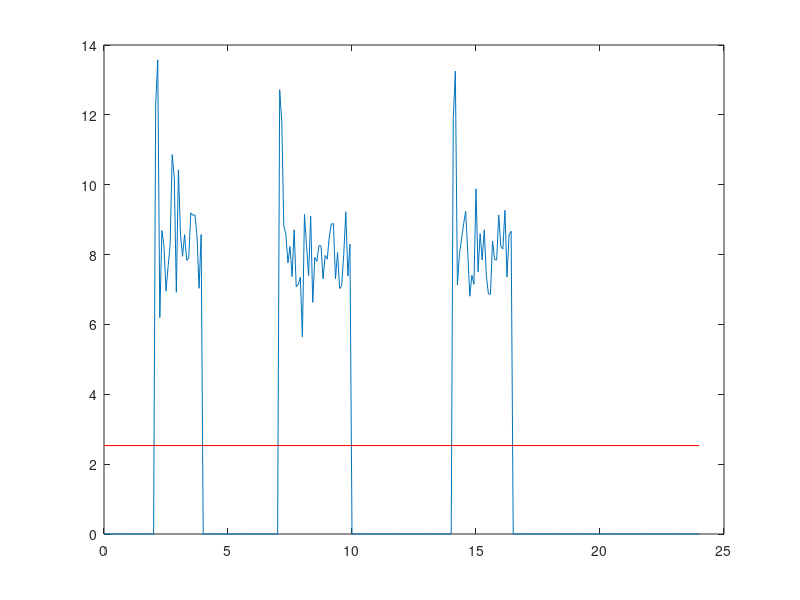

This chart was generated by the following MATLAB code:
close all;
M = csvread('week06CrusherData.csv');
t = M(:, 1);
P = M(:, 2);
plot(t, P);
hold on;
dt = M(2, 1) - M(1,1);

n = length(M)-1;  % 288 intervals

E = 0;
for (i = 1:n)
    E = E + P(i) * dt;
end
E

% add the average line
A = mean(P);
plot([0, 24], [A, A], 'r');
